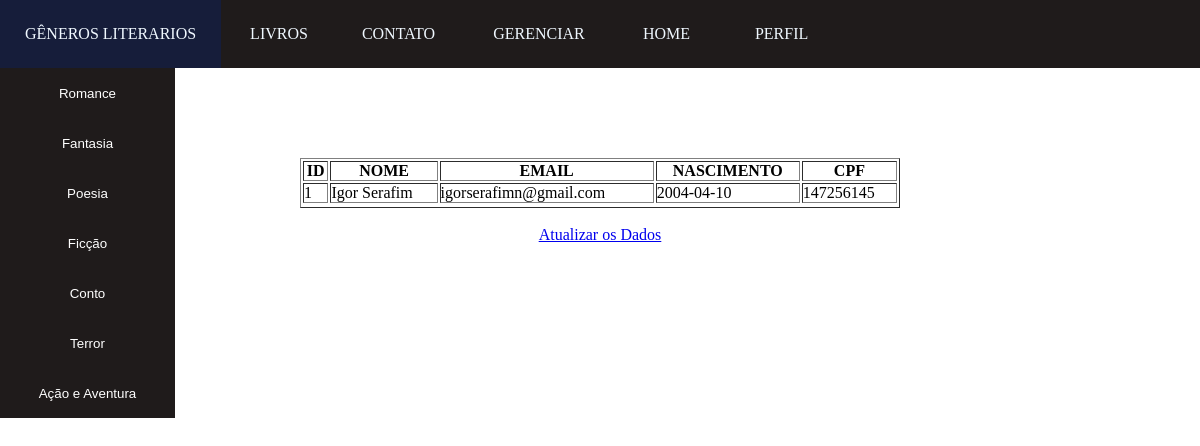
Page /funcionario/perfil.php (signed in) on the earlier database version.
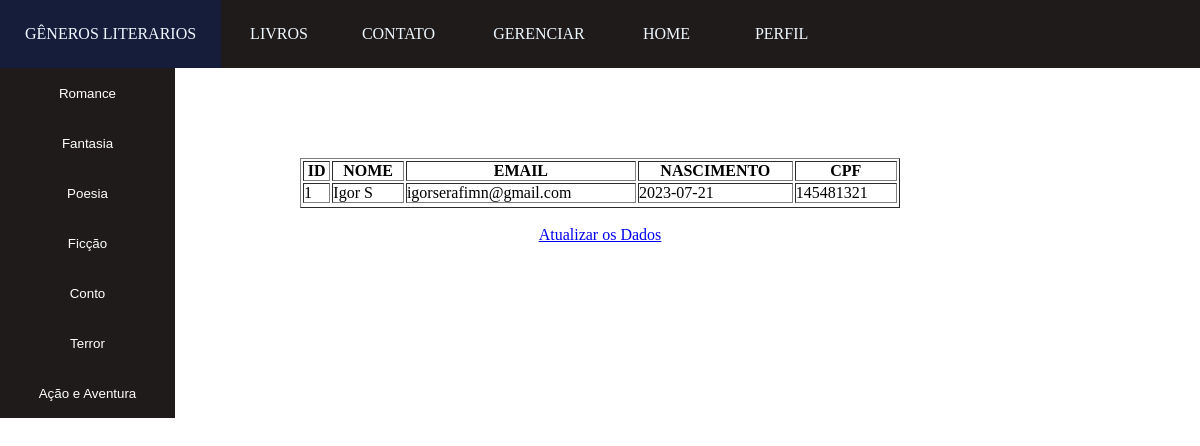
Same page on the later database version.
### tables this page shows
CREATE TABLE `funcionario` (
  `id_funcionario` int NOT NULL,
  `nome_funcionario` varchar(50) NOT NULL,
  `email_funcionario` varchar(50) NOT NULL,
  `data_funcionario` date NOT NULL,
  `cpf_funcionario` int NOT NULL,
  `senha_funcionario` varchar(20) NOT NULL
);

### funcionario/perfil.php (the view, shortened to what this page needs)
    <?php
    $email_funcionario = $_SESSION['email_funcionario'];
    include('../php/conexao.php');
    ?>
<!DOCTYPE html>
<html lang="pt-br">
<head>
    <link rel="stylesheet" href="../design/index.css">
    <link rel="stylesheet" href="../design/menu.css">
    <link rel="stylesheet" href="https://cdnjs.cloudflare.com/ajax/libs/font-awesome/6.4.0/css/all.min.css" />
    <link rel="stylesheet" href="https://cdnjs.cloudflare.com/ajax/libs/font-awesome/5.15.3/css/all.min.css">
</head>
<body>
    <div style="background-color: #1f1919;">
        <nav>
            <ul>
                <li class="dropdown">
                    <a href="generos_literario.html">GÊNEROS LITERARIOS</a>
                    <div class="dp-menu">
                    <form method="post" action="php/lista_genero.php">
                            <button type="submit" name="Submit">Romance</button>
                        </form>
                        <form method="post" action="php/lista_genero.php">
                            <button type="submit" name="Submit">Fantasia</button>
                        </form>
                        <form method="post" action="php/lista_genero.php">
                            <button type="submit" name="Submit">Poesia</button>
                        </form>
                        <form method="post" action="php/lista_genero.php">
                            <button type="submit" name="Submit">Ficção</button>
                        </form>
                        <form method="post" action="php/lista_genero.php">
                            <button type="submit" name="Submit">Conto</button>
                        </form>
                        <form method="post" action="php/lista_genero.php">
                            <button type="submit" name="Submit">Terror</button>
                        </form>
                        <form method="post" action="php/lista_genero.php">
                            <button type="submit" name="Submit">Ação e Aventura</button>
                        </form>
                    </div>
                </li>
                <li>
                    <a href="livros.php">LIVROS</a>
                </li>
                <li>
                    <a href="contato.html">CONTATO</a>
                </li>
                <li class="dropdown">
                <a href="gerenciar.html" style="width: 150px; text-align: center;">GERENCIAR</a>
                </li>
                <li>
                    <a href="index.php">HOME</a>
                </li>
                <li class="dropdown">
                    <a href="perfil.php" style="width: 125px; text-align: center;">PERFIL</a>
                </li>
            </ul>
        </nav>
    </div>
    <br><br><br><br><br>
    <table border="1" style="width:50%; margin: auto;">
        <tr>
            <th>ID</th>
            <th>NOME</th>
            <th>EMAIL</th>
            <th>NASCIMENTO</th>
            <th>CPF</th>
        </tr>
        <?php
        $sql = mysqli_query($mysqli, "SELECT  *   FROM  funcionario WHERE email_funcionario ='$email_funcionario'");
        while ($result = mysqli_fetch_array($sql))
            {
                $id_funcionario = $result['id_funcionario'];
                $nome_funcionario= $result['nome_funcionario'];
                $email_funcionario= $result['email_funcionario'];
                $data_funcionario= $result['data_funcionario'];
                $cpf_funcionario= $result['cpf_funcionario'];
                echo "<tr>";
                echo "<td>".$id_funcionario."</td>";
                echo "<td>".$nome_funcionario."</td>";
                echo "<td>".$email_funcionario."</td>";
                echo "<td>".$data_funcionario."</td>";
                echo "<td>".$cpf_funcionario."</td>";
            };
        ?>
    </table>
    <br>
        <ul>
        <li style="text-align: center;"><a href="atualizar_funcionario.html">Atualizar os Dados</a></li>
        </ul>
</body>
</html>

### design/index.css (style rules this page uses)
* { margin: 0; padding: 0; box-sizing: border-box; }
body { background-color: white; }
nav { background-color:rgb(31, 27, 27); }
nav li { display: inline-block; background-color:(31, 27, 27); }
nav li a { display: inline-block; text-decoration: none; color:aliceblue; padding: 25px; background-color:rgb(31, 27, 27); }
.dp-menu { position: absolute; display: none; }

### design/menu.css (style rules this page uses)
body { background-color: white; }
.dp-menu button { width: 175px; height: 50px; background-color:rgb(31, 27, 27); color: white; border: none; }
.dp-menu { border-color: rgb(31, 27, 27); }

Differences in the rows shown:
changed funcionario "igorserafimn@gmail.com": nome_funcionario "Igor Serafim" → "Igor S"; data_funcionario "2004-04-10" → "2023-07-21"; cpf_funcionario "147256145" → "145481321"
